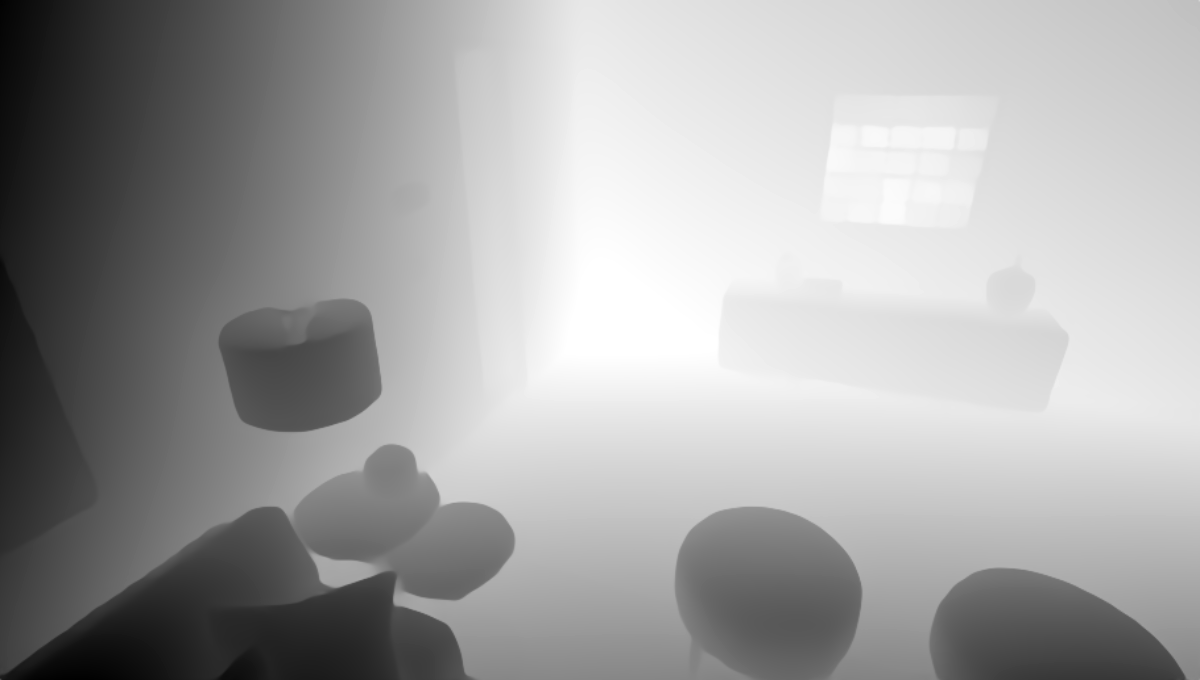
#> input picture notebooks/reldepth000018.png, 1200 x 680 px, given in place of frame000000.jpg, which was not available; the run also reads 1 picture not shown here
$ python gen_ptcld.py
#> lines starting #> are read from the running program, lines starting #| are printed output that depends on the picture; pictures that were not available may be replaced by others from this repository, and a replacement may not be noted
import numpy as np
import cv2
import matplotlib.pyplot as plt

img_ref = cv2.imread('./frame000000.jpg')[:,:,::-1]
#> img_ref is the input picture: shape (680, 1200, 3); min 0, max 255, mean 162.8
img_next = cv2.imread('./frame000020.jpg')[:,:,::-1]
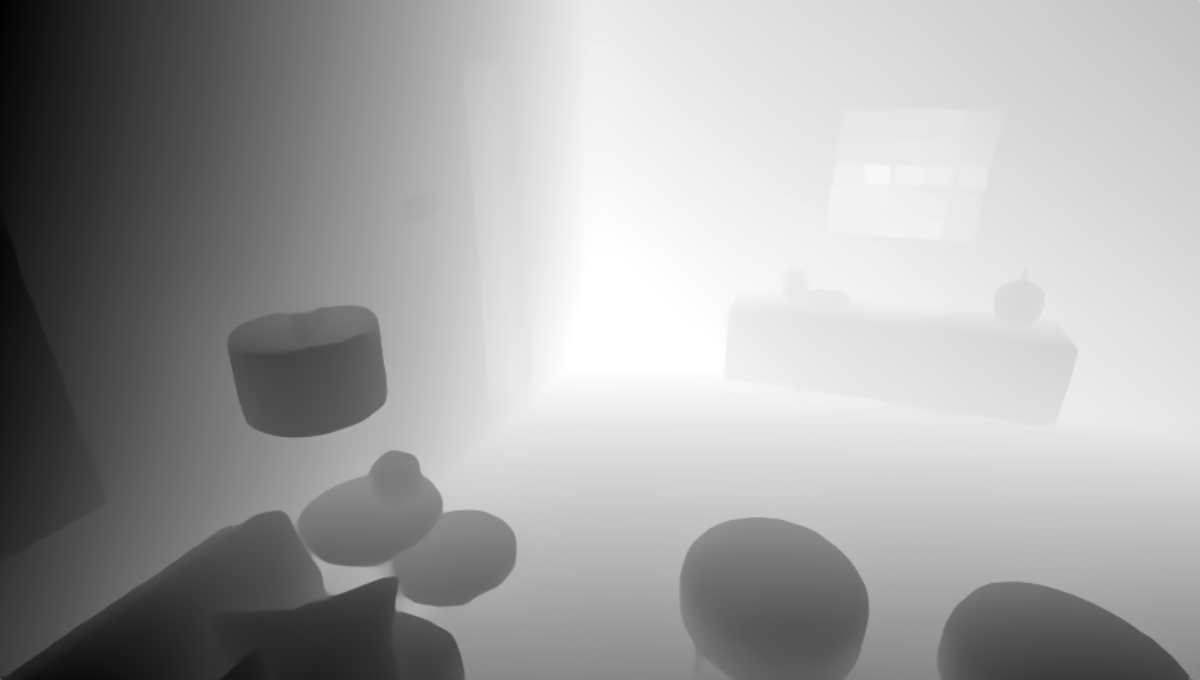
#> input picture notebooks/absdepth000020.png, 1200 x 680 px, given in place of frame000020.jpg, which was not available
#> img_next is the input picture: shape (680, 1200, 3); min 0, max 255, mean 162.8
depth_ref = cv2.imread('./reldepth000000.png')[:,:,::-1]
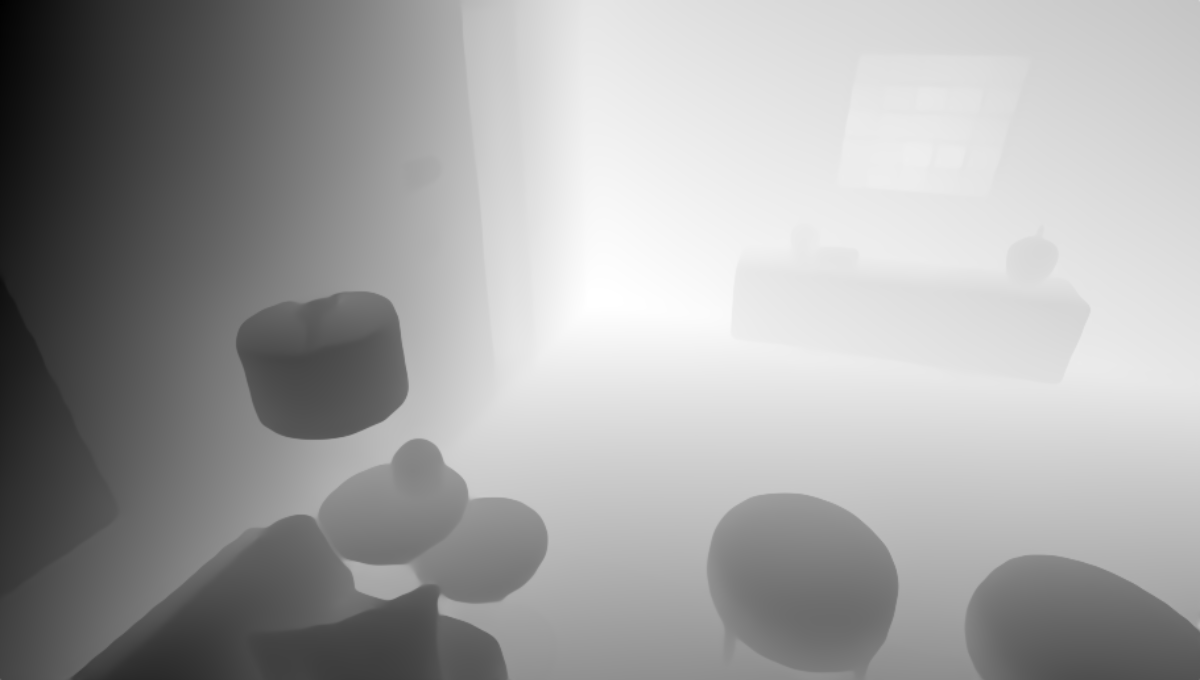
#> input picture notebooks/reldepth000000.png, 1200 x 680 px
#> depth_ref is the input picture: shape (680, 1200, 3); min 0, max 255, mean 162.9
depth_next = cv2.imread('./reldepth000020.png')[:,:,::-1]

depth_abs_0 = cv2.imread("./absdepth000000.png")

import numpy as np

def get_pointcloud(color, depth, w2c, transform_pts=True,
                   mask=None, compute_mean_sq_dist=False, mean_sq_dist_method="projective"):
    width, height = color.shape[1], color.shape[0]
    # [9 lines of commented-out code are left out]


    FX = 600.0
    FY = 600.0
    CX = 599.5
    CY = 339.5

    # Compute indices of pixels
    x_grid, y_grid = np.meshgrid(np.arange(width),
                                    np.arange(height),
                                    indexing='xy')
    xx = (x_grid - CX)/FX
    yy = (y_grid - CY)/FY
    xx = xx.reshape(-1)
    yy = yy.reshape(-1)
    depth_z = depth.reshape(-1)

    print(width, height)
    # Initialize point cloud
    pts_cam = np.stack((xx * depth_z, yy * depth_z, depth_z))
    print(pts_cam.shape)
    if transform_pts:
        pix_ones = np.ones((height * width, 1))
        pts4 = np.concatenate((pts_cam, pix_ones), axis=1)
        c2w = np.linalg.inv(w2c)
        pts = (c2w @ pts4.T).T[:, :3]
    else:
        pts = pts_cam

    # Compute mean squared distance for initializing the scale of the Gaussians
    if compute_mean_sq_dist:
        if mean_sq_dist_method == "projective":
            # Projective Geometry (this is fast, farther -> larger radius)
            scale_gaussian = depth_z / ((FX + FY)/2)
            mean3_sq_dist = scale_gaussian**2
        else:
            raise ValueError(f"Unknown mean_sq_dist_method {mean_sq_dist_method}")

    # Colorize point cloud
    # cols = np.permute(color, (1, 2, 0)).reshape(-1, 3) # (C, H, W) -> (H, W, C) -> (H * W, C)
    # point_cld = np.cat((pts, cols), -1)
    point_cld = pts

    # Select points based on mask
    if mask is not None:
        point_cld = point_cld[mask]
        if compute_mean_sq_dist:
            mean3_sq_dist = mean3_sq_dist[mask]

    if compute_mean_sq_dist:
        return point_cld, mean3_sq_dist
    else:
        return point_cld


w2c = np.eye(4)
depth = depth_abs_0[:,:,0]
# print(img_ref.shape)
color = img_ref
# [4 lines of commented-out code are left out]

ptcld = get_pointcloud(color, depth, w2c, transform_pts=False)
#| 1200 680
#| (3, 816000)


# print(ptcld)
# print(ptcld.shape)
# ptcld_np = np.array(ptcld.cpu())

fig = plt.figure(figsize=(12,7))
ax = fig.add_subplot(111, projection='3d')

import random
# print(ptcld[0:100,:])
length = ptcld.shape[1]
#> length = 816000
random_indices = random.sample(range(0, length), 400)
ptcld_filtered = np.array([[ptcld[0,i],ptcld[1,i],ptcld[2,i]] for i in random_indices])
#> ptcld_filtered = 400 rows, first 8: [62.08, -1.37, 235], [-17.44, 24.72, 46], [0.638, 11.69, 255], [-43.85, -89.32, 176], [-64.37, -23.84, 126], [115.4, 39.58, 223], [51.01, 32.53, 231], [146.3, 4.88, 217]
print(ptcld_filtered)
#> (printed output is left out)

ax.scatter(ptcld_filtered[:,0], ptcld_filtered[:,1], ptcld_filtered[:,2], s = 5, alpha = 0.6,c = ptcld_filtered[:,2] ,  cmap = "viridis")

ax.set_xlabel('X')
ax.set_ylabel('Y')
ax.set_zlabel('Z')
plt.show()
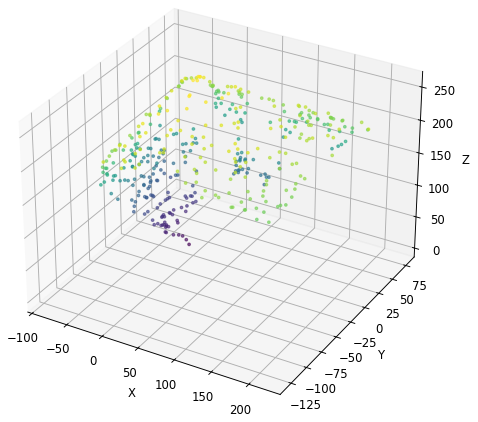
#> figure drawn by matplotlib, 1 panel
